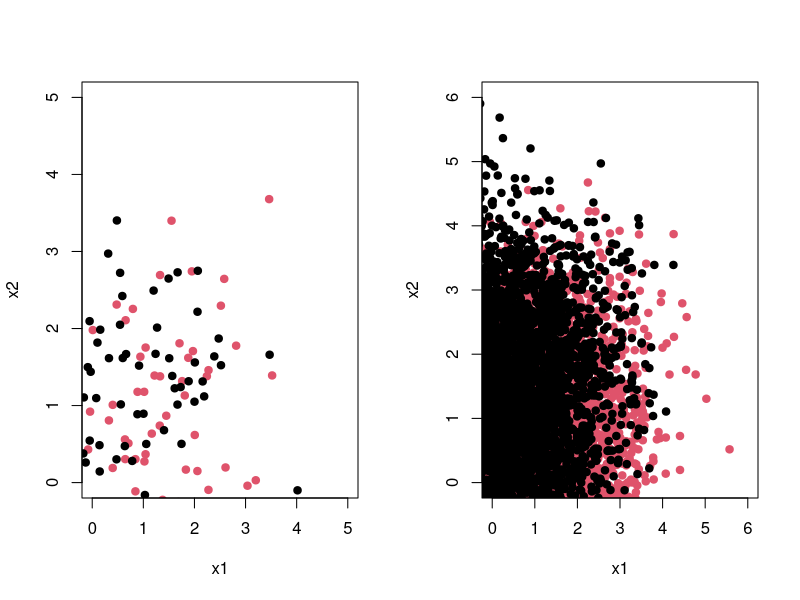
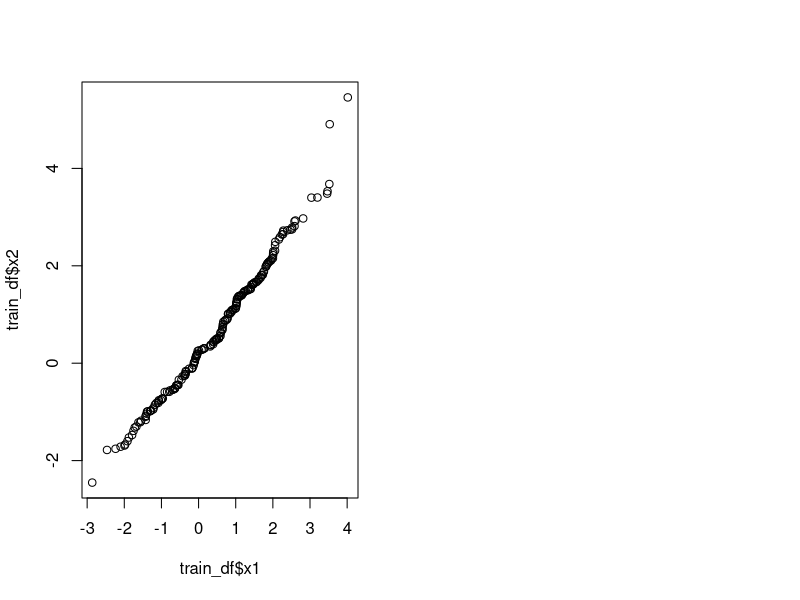

These figures' R source, in order:
## ---- chunk 1
options(scipen = 1, digits = 4, width = 80, fig.align = "center")
library(class)
library(ggplot2)
## ---- chunk 2
set.seed(8742)
centers = 10; # number of centers
p = 2;      
sd = 1;  # sd for generating the centers within each class
m1 = matrix(rnorm(centers*p), centers, p)*sd + cbind( rep(1,centers), rep(0,centers));
m0 = matrix(rnorm(centers*p), centers, p)*sd + cbind( rep(0,centers), rep(1,centers));

## ---- chunk 3
generate_sim_data= function(centers = 10, n = 100, p = 2, sd = 1 ) {
  # Randomly allocate the n samples for class 1  to the 10 clusters
  id1 = sample(1:centers, n, replace = TRUE);
  # Randomly allocate the n samples for class 1 to the 10 clusters
  id0 = sample(1:centers, n, replace = TRUE);  
  matrix(rnorm(2*n*p), 2*n, p)*sd + rbind(m1[id1,], m0[id0,])
}
## ---- chunk 4
n = 100
train_data = generate_sim_data()
cl_train = factor(c(rep(1,n), rep(0,n)))
train_df = data.frame(train_data)
train_df$y = c(c(rep(1,n), rep(0,n)))
colnames(train_df) = c("x1","x2","y")
## ---- chunk 5
N = 5000
test_data = generate_sim_data(n = N)
cl_test = factor(c(rep(1,N), rep(0,N)))
test_df = data.frame(test_data)
test_df$y = cl_test
colnames(test_df) = c("x1","x2","y")
## ---- chunk 6
par(mfrow = c(1,2))
plot(x2 ~ x1, col = cl_train, data = train_df,
     ylim = c(0, 5), xlim = c(0, 5), pch = 20, cex = 1.5)
plot(x2 ~ x1, col = cl_test, data = test_df,
     ylim = c(0, 6), xlim = c(0, 6), pch = 20, cex = 1.5)
qqplot(train_df$x1,train_df$x2,plot.it = TRUE)
## ---- chunk 7
lm_fit = lm(y ~ ., data = train_df)
lm_pred_cl_train = as.numeric(lm_fit$fitted > 0.5)
paste("Train Error with Linear Regression Model:",mean(train_df$y != lm_pred_cl_train))
paste("Test Error with Linear Regression Model:",round(mean(ifelse(predict(lm_fit, newdata = test_df, interval = "prediction") > 0.5, 1, 0) != test_df$y),4))
## ---- chunk 8
quad_fit = lm(y ~ poly( x1, degree = 2, raw =TRUE) + poly(x2, degree = 2, raw = TRUE), data = train_df)
lm_pred_cl_train = as.numeric(quad_fit$fitted > 0.5)
paste("Train Error with Quadratic Model:",mean(train_df$y != lm_pred_cl_train))
paste("Test Error with Quadratic Model:",round(mean(ifelse(predict(quad_fit, newdata = test_df, interval = "prediction") > 0.5, 1, 0) != test_df$y),4))
## ---- chunk 9
set.seed(8742)
dataSet = rbind(train_df,test_df)
dataSet = dataSet[sample(nrow(train_df)),]
foldNum = 10
cvKNNAveErrorRate=function(K,dataSet,foldSize,foldNum) {
  error = 0
  for (runId in 1:foldNum) {
      testSetIndex = ((runId - 1) * foldSize + 1):(ifelse(runId == 
          foldNum, nrow(dataSet), runId * foldSize))
      trainX = dataSet[-testSetIndex, c("x1", "x2")]
      trainY = as.factor(dataSet[-testSetIndex, ]$y)
      testX = dataSet[testSetIndex, c("x1", "x2")]
      testY = as.factor(dataSet[testSetIndex, ]$y)
      predictY = knn(trainX, testX, trainY, K)
      error = error + sum(predictY != testY)
  }
  error = error/nrow(dataSet)
  error
}

cvKNN = function(dataSet, foldNum) {
    foldSize = floor(nrow(dataSet)/foldNum)
    KVector = seq(1, (nrow(dataSet) - foldSize), 2)
    cvKNNAveErrorRates = sapply(KVector, cvKNNAveErrorRate, dataSet, 
        foldSize, foldNum)
    result = list()
    result$bestK = max(KVector[cvKNNAveErrorRates == min(cvKNNAveErrorRates)])
    bestK_index = which(KVector %in% c(result$bestK))
    result$cvError = cvKNNAveErrorRates[bestK_index]
    result
}

cvKNN(dataSet,foldNum)

## ---- chunk 10
# bayes error
mixedModelBayes=function(x){
  sum(exp(-apply((t(m1)-x)^2, 2, sum)*5/2))/sum(exp(-apply((t(m0)-x)^2, 2, sum)*5/2))
}


cl_test_pred_Bayes = apply(test_data, 1, mixedModelBayes)
cl_test_pred_Bayes = as.numeric(cl_test_pred_Bayes > 1);
table(cl_test, cl_test_pred_Bayes); 
test.err.Bayes = sum(cl_test !=  cl_test_pred_Bayes) / (2*N)
print(test.err.Bayes)
